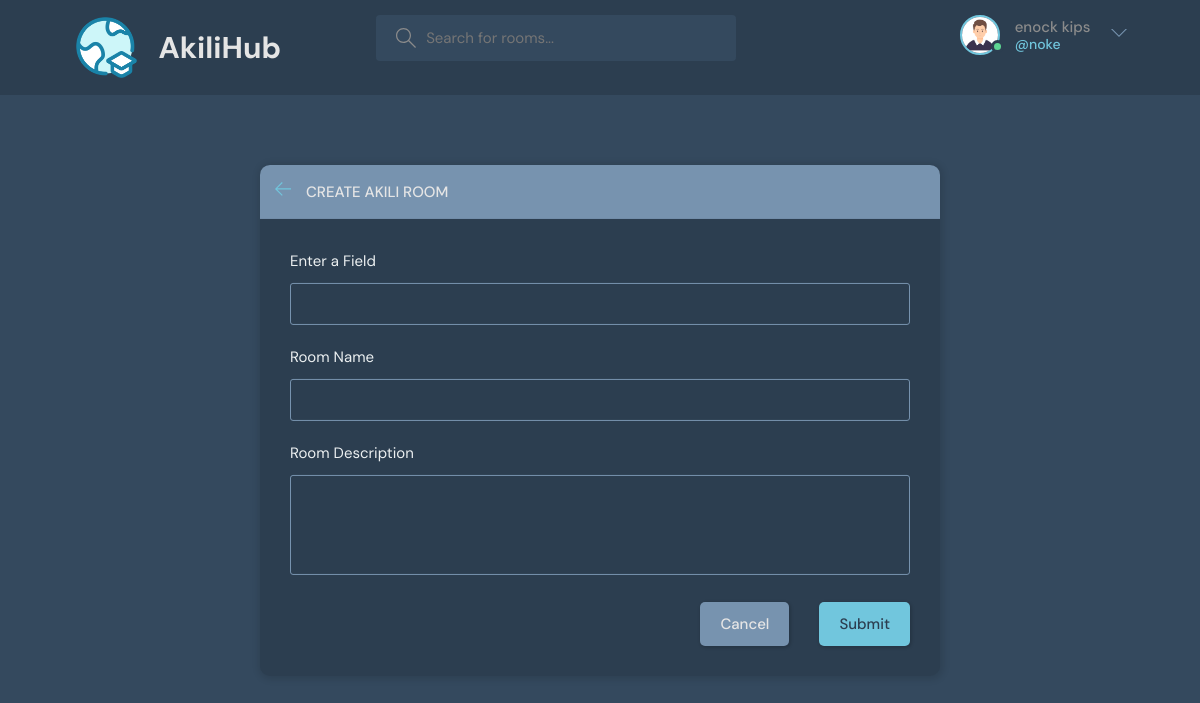
/create-room/ (signed in), run on the app's committed database.
### base/models.py (models this page shows, shortened)
class User(AbstractUser):
    id = models.UUIDField(primary_key=True, default=uuid.uuid4, editable=False)
    email = models.EmailField(unique=True, null=True)
    name = models.CharField(max_length=100, null=True)
    bio = models.TextField(null=True)
    avatar = models.ImageField(null=True, default="avatar.svg")
    USERNAME_FIELD = 'email'
    REQUIRED_FIELDS = []

class AkiliRoom(models.Model):
    id = models.UUIDField(primary_key=True, default=uuid.uuid4, editable=False)
    owner = models.ForeignKey(User, on_delete=models.SET_NULL, null=True)
    field = models.ForeignKey(Field, on_delete=models.SET_NULL, null=True)
    name = models.CharField(max_length=200)
    description = models.TextField(null=True, blank=True)
    members = models.ManyToManyField(User, related_name='members', blank=True)
    created_at = models.DateTimeField(auto_now_add=True)
    updated_at = models.DateTimeField(auto_now=True)
    class Meta:
        ordering = ['-updated_at', '-created_at']

### base/views.py (the view, shortened to what this page needs)
# urls.py: path('create-room/', views.createRoom, name='create-room'),
@login_required(login_url='login')
def createRoom(request):
    form = AkiliRoomForm()
    fields = Field.objects.all()
    context = {'form': form, 'fields': fields}
    return render(request, 'base/create-room.html', context)

### base/forms.py
class AkiliRoomForm(ModelForm):
    class Meta:
        model = AkiliRoom
        fields = '__all__'
        exclude = ['owner', 'members']

### base/templates/base/create-room.html (shortened to what this page needs)
{% extends 'main.html' %}
{% block content %}
  <main class="create-room layout">
    <div class="container">
      <div class="layout__box">
        <div class="layout__boxHeader">
          <div class="layout__boxTitle">
            <a href="index.html">
              <svg version="1.1" xmlns="http://www.w3.org/2000/svg" width="32" height="32" viewBox="0 0 32 32">
                <title>arrow-left</title>
                <path
                  d="M13.723 2.286l-13.723 13.714 13.719 13.714 1.616-1.611-10.96-10.96h27.625v-2.286h-27.625l10.965-10.965-1.616-1.607z">
                </path>
              </svg>
            </a>
            <h3>Create Akili Room</h3>
          </div>
        </div>
        <div class="layout__body">
          <form class="form" action="" method="POST">
            <div class="form__group">
              <label for="room_Field">Enter a Field</label>
              <input required type="text" name="field" value="{{room.field.name}}" id="room_topic" list="field-list" />
            </div>
            <div class="form__group">
              <label for="room_name">Room Name</label>
              {{ form.name }}
            </div>
            <div class="form__group">
              <label for="room_description">Room Description</label>
              {{form.description}}
            </div>
            <div class="form__action">
              <a class="btn btn--dark" href="{% url 'home' %}">Cancel</a>
              <button class="btn btn--main" type="submit">Submit</button>
            </div>
          </form>
        </div>
      </div>
    </div>
  </main>
{% endblock %}

### templates/nav.html (shortened to what this page needs)
{% load static %}
<header class="header header--loggedIn">
    <div class="container">
      <a href="/" class="header__logo">
        <img src="{% static 'images/icons/learner.png' %}" />
        <h1>AkiliHub</h1>
      </a>
      <form class="header__search" method="GET" action="{% url 'home' %}">
        <label>
          <input name="q" placeholder="Search for rooms..." />
        </label>
      </form>
      <nav class="header__menu">
        {% if request.user.is_authenticated %}
        <div class="header__user">
          <a href="{% url 'user-profile' request.user.id %}">
            <div class="avatar avatar--medium active">
              <img src="{{request.user.avatar.url}}" />
            </div>
            <p>{{ request.user.name }}<span>@{{request.user.username}}</span></p>
          </a>
          <button class="dropdown-button">
            <svg version="1.1" xmlns="http://www.w3.org/2000/svg" width="32" height="32" viewBox="0 0 32 32">
              <title>chevron-down</title>
              <path d="M16 21l-13-13h-3l16 16 16-16h-3l-13 13z"></path>
            </svg>
          </button>
        </div>
        {% else %}
        <a href="{% url 'login' %}">
          <img src="{% static 'images/avatar.svg' %}" />
          <p>Login</p>
        </a>
        {% endif %}
      </nav>
    </div>
  </header>

### data on the page
User: user.avatar (picture), user.name "enock kips", user.username "noke"
